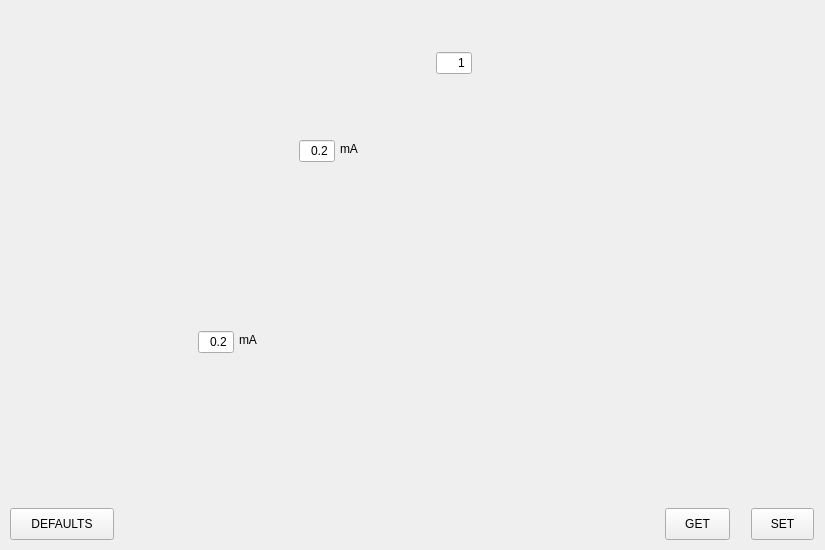
<?xml version='1.0' encoding='UTF-8'?>
<ui version="4.0">
 <class>SensitivityTab</class>
 <widget class="QWidget" name="SensitivityTab">
  <property name="geometry">
   <rect>
    <x>0</x>
    <y>0</y>
    <width>825</width>
    <height>550</height>
   </rect>
  </property>
  <widget class="QLabel" name="image1">
   <property name="geometry">
    <rect>
     <x>-12</x>
     <y>-15</y>
     <width>843</width>
     <height>566</height>
    </rect>
   </property>
   <property name="pixmap">
    <pixmap resource="../resources/resources.qrc">:/treshold.png</pixmap>
   </property>
   <property name="scaledContents">
    <bool>true</bool>
   </property>
   <property name="frameShape">
    <enum>QFrame::StyledPanel</enum>
   </property>
   <property name="margin">
    <number>5</number>
   </property>
  </widget>
  <widget class="QPushButton" name="buttonSensitivityTabSet">
   <property name="geometry">
    <rect>
     <x>751</x>
     <y>508</y>
     <width>63</width>
     <height>32</height>
    </rect>
   </property>
   <property name="text">
    <string>SET</string>
   </property>
  </widget>
  <widget class="QPushButton" name="buttonSensitivityTabDefaults">
   <property name="geometry">
    <rect>
     <x>10</x>
     <y>508</y>
     <width>104</width>
     <height>32</height>
    </rect>
   </property>
   <property name="text">
    <string>DEFAULTS</string>
   </property>
  </widget>
  <widget class="QPushButton" name="buttonSensitivityTabGet">
   <property name="geometry">
    <rect>
     <x>665</x>
     <y>508</y>
     <width>65</width>
     <height>32</height>
    </rect>
   </property>
   <property name="text">
    <string>GET</string>
   </property>
  </widget>
  <widget class="QDoubleSpinBox" name="tresholdOn">
   <property name="geometry">
    <rect>
     <x>299</x>
     <y>139</y>
     <width>36</width>
     <height>24</height>
    </rect>
   </property>
   <property name="buttonSymbols">
    <enum>QAbstractSpinBox::NoButtons</enum>
   </property>
   <property name="decimals">
    <number>1</number>
   </property>
   <property name="minimum">
    <double>0.2</double>
   </property>
   <property name="maximum">
    <double>2.5</double>
   </property>
   <property name="alignment">
    <set>Qt::AlignRight|Qt::AlignVCenter</set>
   </property>
   <property name="singleStep">
    <double>0.025</double>
   </property>
  </widget>
  <widget class="QLabel" name="tresholdOnText">
   <property name="geometry">
    <rect>
     <x>340</x>
     <y>141</y>
     <width>158</width>
     <height>16</height>
    </rect>
   </property>
   <property name="text">
    <string>mA</string>
   </property>
   <property name="alignment">
    <set>Qt::AlignLeft|Qt::AlignVCenter</set>
   </property>
  </widget>
  <widget class="QLabel" name="tresholdOffText">
   <property name="geometry">
    <rect>
     <x>239</x>
     <y>332</y>
     <width>174</width>
     <height>16</height>
    </rect>
   </property>
   <property name="text">
    <string>mA</string>
   </property>
   <property name="alignment">
    <set>Qt::AlignLeft|Qt::AlignVCenter</set>
   </property>
  </widget>
  <widget class="QDoubleSpinBox" name="tresholdOff">
   <property name="geometry">
    <rect>
     <x>198</x>
     <y>330</y>
     <width>36</width>
     <height>24</height>
    </rect>
   </property>
   <property name="buttonSymbols">
    <enum>QAbstractSpinBox::NoButtons</enum>
   </property>
   <property name="decimals">
    <number>1</number>
   </property>
   <property name="minimum">
    <double>0.2</double>
   </property>
   <property name="maximum">
    <double>2.5</double>
   </property>
   <property name="alignment">
    <set>Qt::AlignRight|Qt::AlignVCenter</set>
   </property>
   <property name="singleStep">
    <double>0.025</double>
   </property>
  </widget>
  <widget class="QSpinBox" name="minSamples">
   <property name="geometry">
    <rect>
     <x>436</x>
     <y>51</y>
     <width>36</width>
     <height>24</height>
    </rect>
   </property>
   <property name="buttonSymbols">
    <enum>QAbstractSpinBox::NoButtons</enum>
   </property>
   <property name="minimum">
    <number>1</number>
   </property>
   <property name="maximum">
    <number>8</number>
   </property>
   <property name="alignment">
    <set>Qt::AlignRight|Qt::AlignVCenter</set>
   </property>
  </widget>
 </widget>
 <resources />
 <connections />
</ui>
